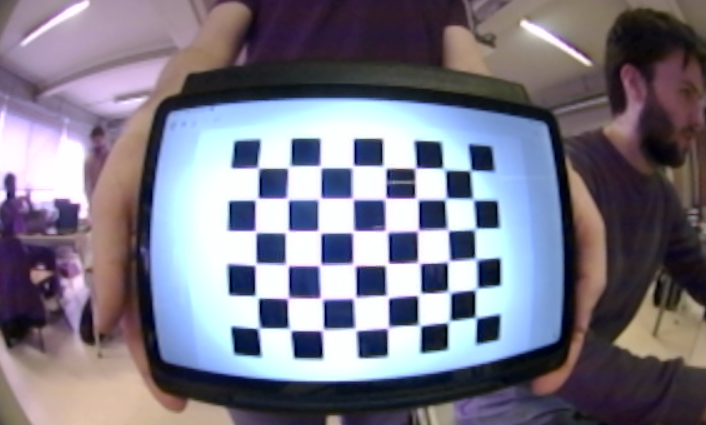
#> input picture BIG_BOT/src/hardware/Camera/chessboards/ch1.png, 706 x 425 px, given in place of the camera
$ python rectangle_detection.py
#> lines starting #> are read from the running program, lines starting #| are printed output that depends on the picture; after the words box and inside, x2 and y2 are one past the last pixel; in counts of white or black regions, pixels touching at a corner belong together
import cv2
import numpy as np

def detect_rectangles(min_perimeter=100):
#> called with min_perimeter = 200
    cap = cv2.VideoCapture(1, cv2.CAP_DSHOW)
    cap.set(cv2.CAP_PROP_FRAME_WIDTH, 1280)
    cap.set(cv2.CAP_PROP_FRAME_HEIGHT, 720)

    while True:
        ret, frame = cap.read()
#> frame is the input picture: shape (425, 706, 3); mean B, G, R 134.5, 120.2, 122.6
        if not ret:
            print("Failed to grab frame")
            break

        gray = cv2.cvtColor(frame, cv2.COLOR_BGR2GRAY)
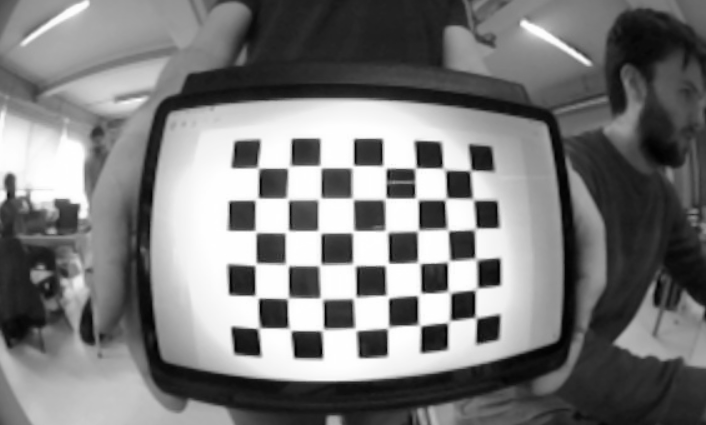
#> gray: shape (425, 706); min 1, max 255, mean 122.6
        blurred = cv2.GaussianBlur(gray, (5, 5), 0)
        edges = cv2.Canny(blurred, 50, 150)
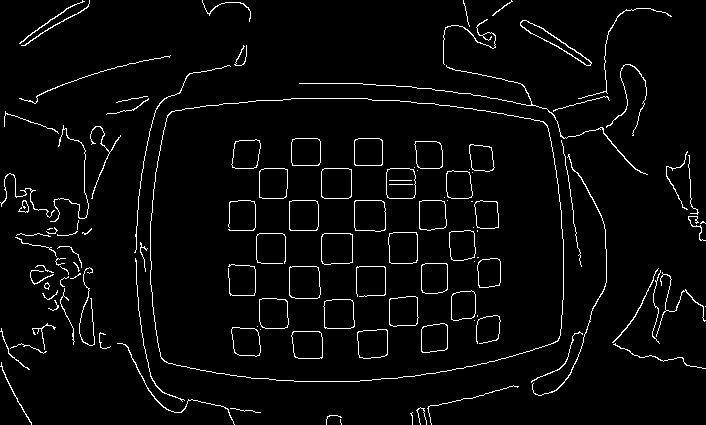
#> edges: shape (425, 706); 3.5% white in thin lines or dots

        contours, _ = cv2.findContours(edges, cv2.RETR_EXTERNAL, cv2.CHAIN_APPROX_SIMPLE)
#> contours = 68 contours, 48 with area under 20; largest, box (x1, y1, x2, y2) and area: (150, 98, 564, 382) 107074, (520, 20, 592, 66) 590, (532, 154, 607, 396) 70, (299, 65, 648, 175) 61, (117, 343, 235, 425) 50

        for contour in contours:
            perimeter = cv2.arcLength(contour, True)
            if perimeter < min_perimeter:
                continue

            approx = cv2.approxPolyDP(contour, 0.02 * perimeter, True)
            if len(approx) == 4:
                cv2.drawContours(frame, [approx], -1, (0, 255, 0), 2)
#> this loop made 68 passes
#> perimeter on passes 1, 2, 3, 4, 5, 7, 8, 9, 10, 11, 12, 13: 10.83, 46.73, 27.07, 64.97, 84.18, 150.3, 219.3, 367.4, 88.91, 65.21, 171.3, 113.1
#> (perimeter, approx) on passes 6, 30, 48: (237.8, [[518, 386], [430, 405], [430, 422], [430, 405]]), (344.1, [[135, 258], [150, 376], [182, 401], [150, 375]]), (276.4, [[561, 140], [581, 266]])
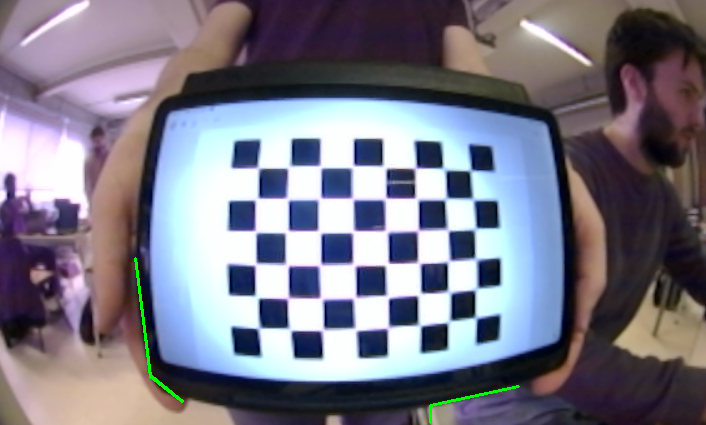
#> frame: shape (425, 706, 3); 0.28% of pixels changed, all inside (x1, y1, x2, y2) = (134, 257, 520, 424)

        cv2.imshow('Rectangle Detection', frame)

        if cv2.waitKey(1) & 0xFF == ord('q'):
#> (key q is pressed here)
            break

    cap.release()
    cv2.destroyAllWindows()

if __name__ == "__main__":
    detect_rectangles(min_perimeter=200) #Adjust to not detect little things

$ run again, on BIG_BOT/src/hardware/Camera/chessboards/ch2.png
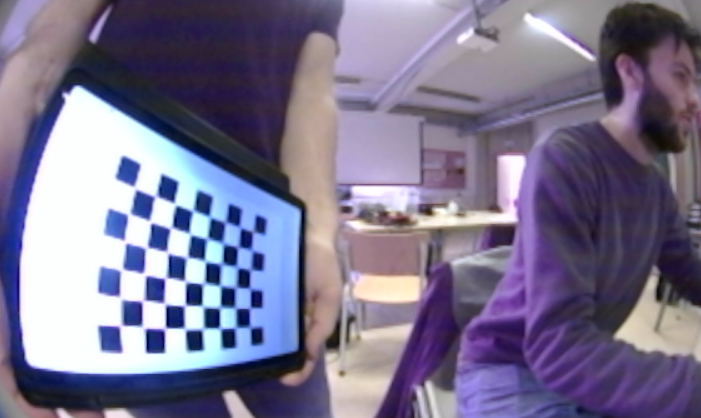
#> input picture BIG_BOT/src/hardware/Camera/chessboards/ch2.png, 701 x 418 px, given in place of the camera
#> in detect_rectangles, frame is the input picture: shape (418, 701, 3); mean B, G, R 143.9, 116.8, 123.2
#> in detect_rectangles, `edges = cv2.Canny(blurred, 50, 150)`:
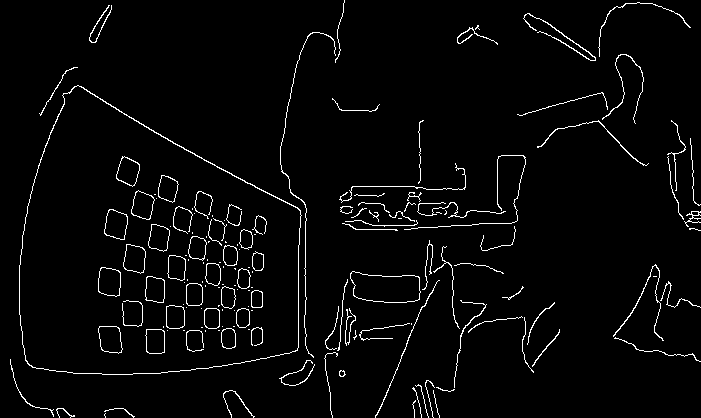
#> edges: shape (418, 701); 3.1% white in thin lines or dots
#> contours = 71 contours, 53 with area under 20; largest, box (x1, y1, x2, y2) and area: (19, 85, 302, 375) 61017, (350, 271, 421, 303) 1714, (523, 13, 596, 61) 73, (537, 120, 649, 166) 56, (613, 264, 664, 341) 50
#> the loop in detect_rectangles, `for contour in contours:` made 71 passes
#> perimeter on passes 1 to 8: 9.66, 69.94, 65.6, 38.14, 58.97, 149.7, 40.97, 67.46
#> after the loop in detect_rectangles, `for contour in contours:`:
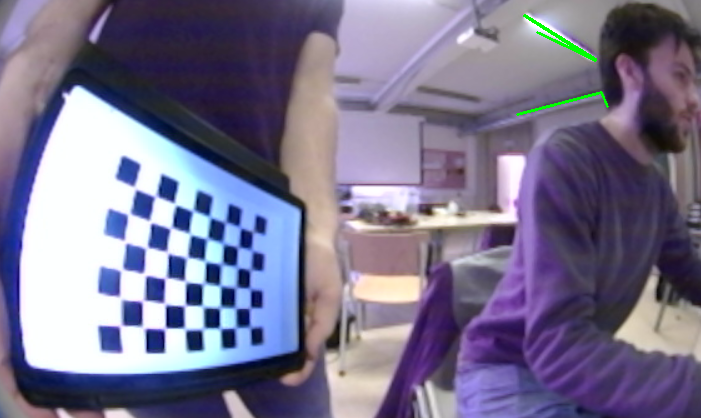
#> frame: shape (418, 701, 3); 0.26% of pixels changed, all inside (x1, y1, x2, y2) = (516, 14, 609, 116)

$ run again, on BIG_BOT/src/hardware/Camera/chessboards/ch3.png
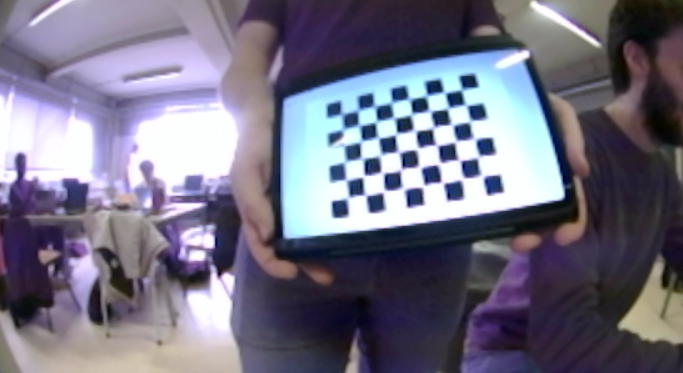
#> input picture BIG_BOT/src/hardware/Camera/chessboards/ch3.png, 683 x 373 px, given in place of the camera
#> in detect_rectangles, frame is the input picture: shape (373, 683, 3); mean B, G, R 131.2, 113.2, 115.7
#> in detect_rectangles, `edges = cv2.Canny(blurred, 50, 150)`:
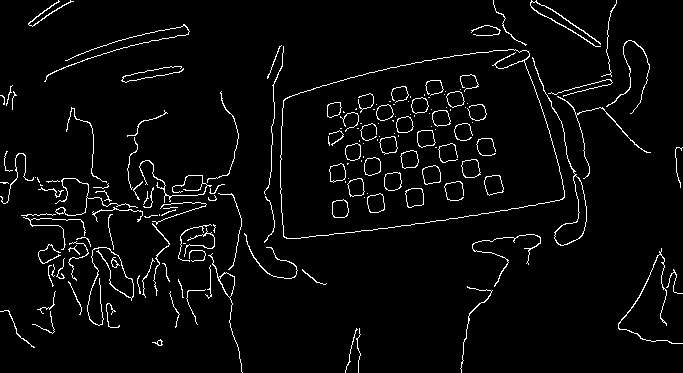
#> edges: shape (373, 683); 3.8% white in thin lines or dots
#> contours = 87 contours, 69 with area under 20; largest, box (x1, y1, x2, y2) and area: (280, 49, 565, 239) 41358, (532, 57, 587, 246) 872, (208, 253, 243, 373) 259, (530, 0, 601, 47) 78, (55, 178, 138, 216) 66
#> the loop in detect_rectangles, `for contour in contours:` made 87 passes
#> perimeter on passes 1 to 8: 28.97, 96.87, 98.77, 98.08, 117.1, 108.8, 84.43, 82.43
#> after the loop in detect_rectangles, `for contour in contours:`:
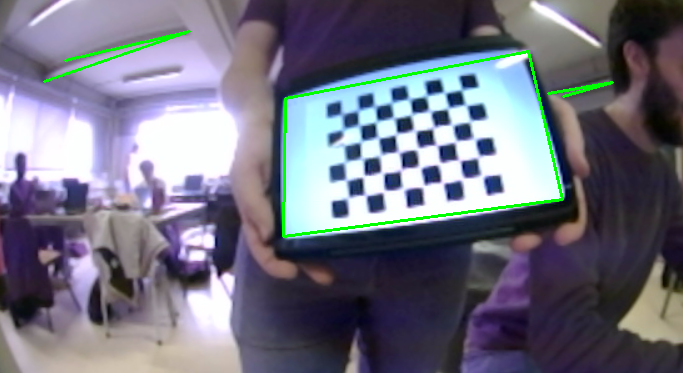
#> frame: shape (373, 683, 3); 1.36% of pixels changed, all inside (x1, y1, x2, y2) = (43, 30, 614, 238)

$ run again, on BIG_BOT/src/hardware/Camera/chessboards/ch4.png
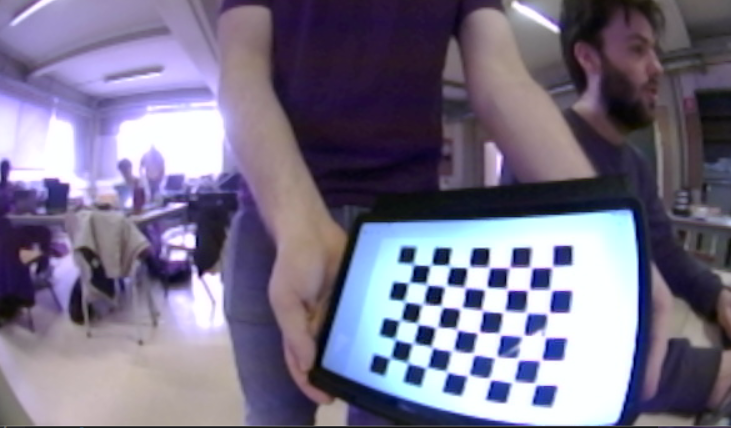
#> input picture BIG_BOT/src/hardware/Camera/chessboards/ch4.png, 731 x 428 px, given in place of the camera
#> in detect_rectangles, frame is the input picture: shape (428, 731, 3); mean B, G, R 137.7, 115, 121.2
#> in detect_rectangles, `edges = cv2.Canny(blurred, 50, 150)`:
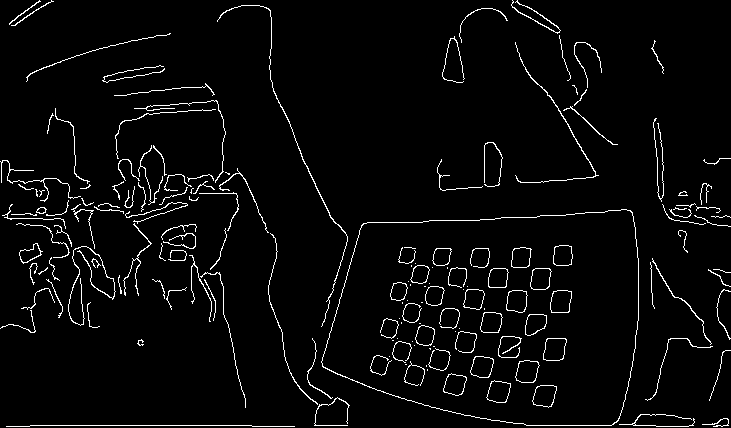
#> edges: shape (428, 731); 3.6% white in thin lines or dots
#> contours = 102 contours, 87 with area under 20; largest, box (x1, y1, x2, y2) and area: (321, 209, 639, 426) 56825, (19, 243, 43, 264) 234, (217, 5, 348, 327) 78, (515, 42, 599, 183) 68, (68, 246, 116, 326) 54
#> the loop in detect_rectangles, `for contour in contours:` made 102 passes
#> perimeter on passes 2 to 9: 102.2, 298.7, 224.6, 123.8, 33.21, 245.4, 163.1, 126.9
#> after the loop in detect_rectangles, `for contour in contours:`:
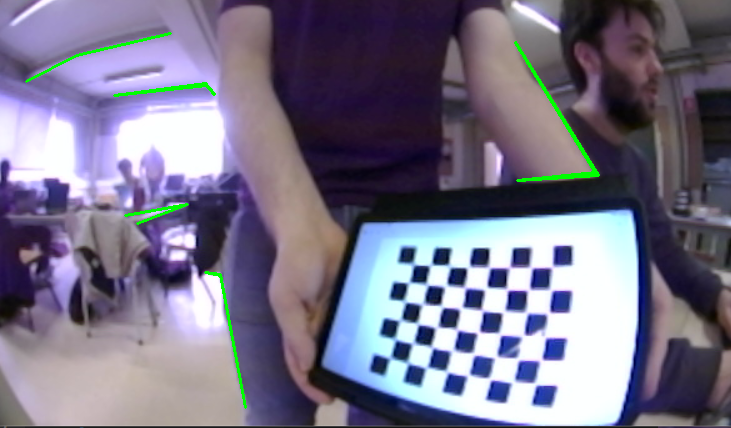
#> frame: shape (428, 731, 3); 0.83% of pixels changed, all inside (x1, y1, x2, y2) = (25, 32, 600, 409)
